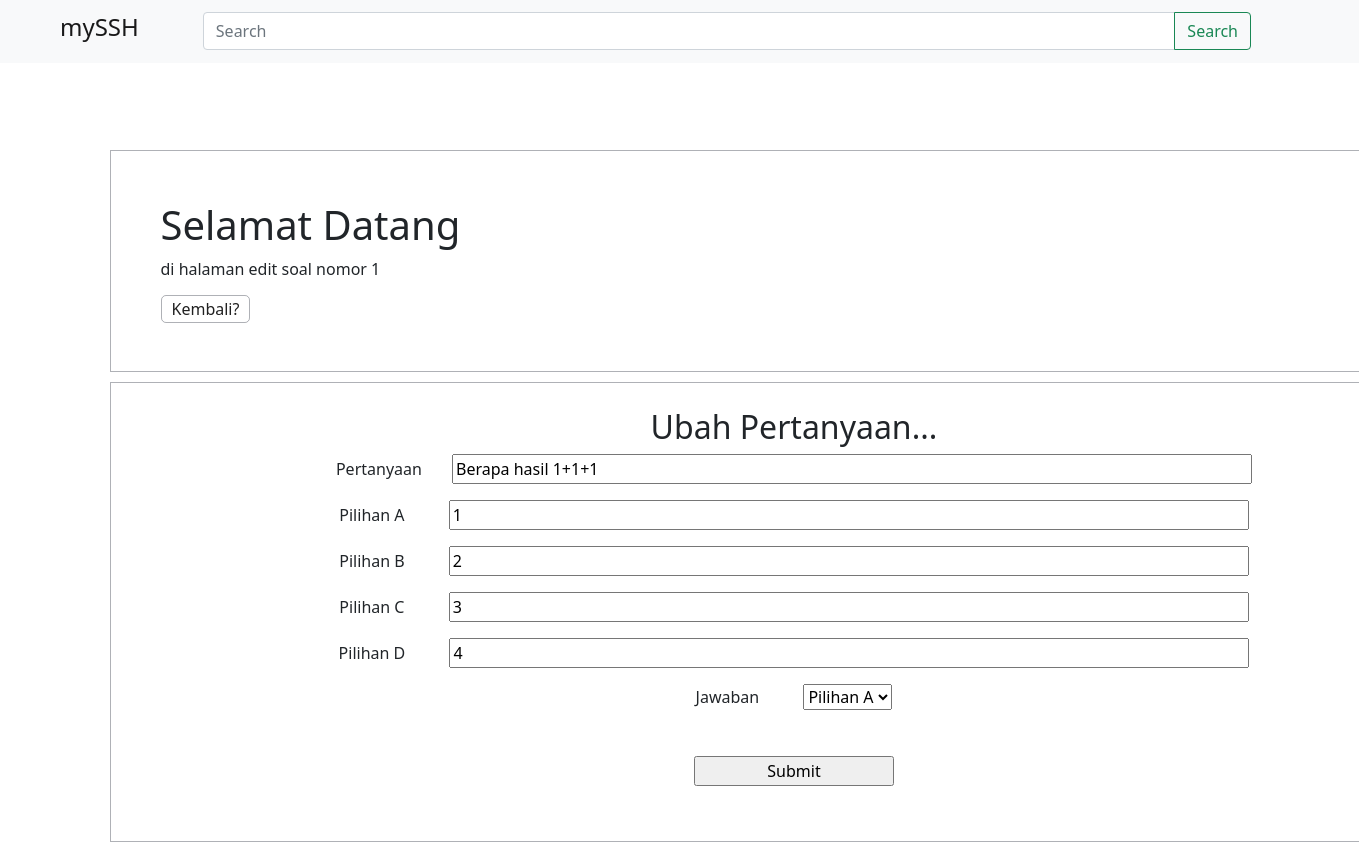
The app's page /editquestion.php?qno=1 (signed in) with its own data.
### tables this page shows
CREATE TABLE `questions` (
  `qid` int(11) NOT NULL,
  `qno` int(11) NOT NULL,
  `question` text NOT NULL,
  `ans1` text NOT NULL,
  `ans2` text NOT NULL,
  `ans3` text NOT NULL,
  `ans4` text NOT NULL,
  `correct_answer` varchar(1) NOT NULL
);

### editquestion.php (the view, shortened to what this page needs)
<?php include "connection.php";
if (isset($_SESSION['admin'])) {
	?>
<?php
if (isset($_GET['qno'])) {
	$qno = mysqli_real_escape_string($conn , $_GET['qno']);
	if (is_numeric($qno)) {
		$query = "SELECT * FROM questions WHERE qno = '$qno' ";
		$run = mysqli_query($conn, $query) or die(mysqli_error($conn));
		if (mysqli_num_rows($run) > 0) {
			while ($row = mysqli_fetch_array($run)) {
				 $qno = $row['qno'];
                 $question = $row['question'];
                 $ans1 = $row['ans1'];
                 $ans2 = $row['ans2'];
                 $ans3 = $row['ans3'];
                 $ans4 = $row['ans4'];
			}
		}
		else {
			echo "<script> alert('error');
			window.location.href = 'allquestions.php'; </script>" ;
		}
	}
	else {
		header("location: allquestions.php");
	}
}
?>
<!DOCTYPE html>
<html>
	<head>
		<link rel="stylesheet" type="text/css" href="css/index1.css">
		<link href="https://cdn.jsdelivr.net/npm/bootstrap@5.1.3/dist/css/bootstrap.min.css" rel="stylesheet">
	</head>
	<body>
		<nav class="navbar navbar-expand fixed-top navbar-light bg-light">
			<div class="container-fluid mx-5">
			  <a class="navbar-brand" href="index.php">
				<h4>mySSH</h4>
			  </a>
			  <form class="input-group mx-5">
				<input class="form-control" type="search" placeholder="Search" aria-label="Search" style="width: 10px;">
				<button class="btn btn-outline-success" type="submit">Search</button>
			  </form>
			</div>
		</nav>
		<div class="section">
			<div class="container">
				<div class="row">
					<div class="col-md-12 judulzz">
						<div class="juduls_add">
							<h1>Selamat Datang</h1>
							<p>di halaman edit soal nomor <?php echo $qno; ?></p>
							<a href="adminhome.php" class="start">Kembali? </a>
						</div>
					</div>
					<div class="col-md-7 jadwal">
						<div class="jadwals1">
						<h2>Ubah Pertanyaan...</h2>
						<form method="post" action="">
							<p>
								<label class="pertanyaan">Pertanyaan</label>
								<input class="pertanyaan1" type="text" name="question" required="" value="<?php echo $question; ?>">
							</p>
							<p>
								<label>Pilihan A</label>
								<input type="text" name="choice1" required="" value="<?php echo $ans1; ?>">
							</p>
							<p>
								<label>Pilihan B</label>
								<input type="text" name="choice2" required="" value="<?php echo $ans2; ?>">
							</p>
							<p>
								<label>Pilihan C</label>
								<input type="text" name="choice3" required="" value="<?php echo $ans3; ?>">
							</p>
							<p>
								<label>Pilihan D</label>
								<input type="text" name="choice4" required="" value="<?php echo $ans4; ?>">
							</p>
							<p>
								<label>Jawaban</label>
								<select name="answer" >
								<option value="a">Pilihan A</option>
							</select>
							</p>
							<p>
								<input class="submit" type="submit" name="submit" value="Submit">
							</p>
						</form>
						</div>
					</div>
				</div>
			</div>
		</div>
	</body>
</html>
<?php }
else {
	header("location: admin.php");
}
?>

### css/index1.css (style rules this page uses)
.container { padding-top: 150px; }
.juduls_add { border: 1px solid #2f354262; width: 1319px; margin-left: -12px; padding-left:50px; padding-top: 50px; padding-bottom: 50px; background-color:#fff; }
.jadwals1 { border: 1px solid #2f354262; width: 1319px; background-color:#fff; margin-bottom: 10px; padding-top: 10px; margin-left: -12px; margin-top: 10px; padding-left: 50px; padding-top: 25px; height: 460px; text-align: center; }
.jadwals1 p label { margin-right: 40px; }
.jadwals1 p .pertanyaan { margin-right: 16px; }
.jadwals1 .pertanyaan1 { margin-left: 10px; }
.jadwals1 input { width: 800px; }
.juduls_add a { border: 1px solid #2f354262; background-color: #fff; color: #212121; text-decoration: none; border-radius:5px; padding-left: 10px; padding-right: 10px; padding-top: 2px; padding-bottom: 2px; }
.jadwals1 .submit { margin-top: 30px; width: 200px; }

### records on screen
questions: qno "1", question "Berapa hasil 1+1+1", choice1 "1", choice2 "2", choice3 "3", choice4 "4"
